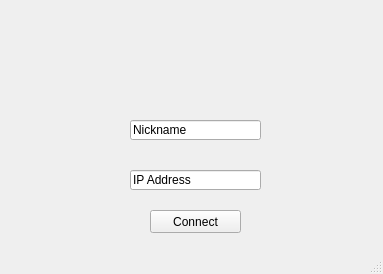
<?xml version="1.0" encoding="UTF-8"?>
<ui version="4.0">
 <class>MainWindow</class>
 <widget class="QMainWindow" name="MainWindow">
  <property name="geometry">
   <rect>
    <x>0</x>
    <y>0</y>
    <width>383</width>
    <height>274</height>
   </rect>
  </property>
  <property name="windowTitle">
   <string>Gothic III Multiplayer - Log In</string>
  </property>
  <property name="windowIcon">
   <iconset resource="resources.qrc">
    <normaloff>:/icon.ico</normaloff>:/icon.ico</iconset>
  </property>
  <widget class="QWidget" name="centralWidget">
   <widget class="QLineEdit" name="lineEdit">
    <property name="geometry">
     <rect>
      <x>130</x>
      <y>170</y>
      <width>131</width>
      <height>20</height>
     </rect>
    </property>
    <property name="text">
     <string>IP Address</string>
    </property>
   </widget>
   <widget class="QPushButton" name="pushButton">
    <property name="geometry">
     <rect>
      <x>150</x>
      <y>210</y>
      <width>91</width>
      <height>23</height>
     </rect>
    </property>
    <property name="text">
     <string>Connect</string>
    </property>
   </widget>
   <widget class="QLineEdit" name="lineEdit_3">
    <property name="geometry">
     <rect>
      <x>130</x>
      <y>120</y>
      <width>131</width>
      <height>20</height>
     </rect>
    </property>
    <property name="text">
     <string>Nickname</string>
    </property>
   </widget>
  </widget>
  <widget class="QMenuBar" name="menuBar">
   <property name="geometry">
    <rect>
     <x>0</x>
     <y>0</y>
     <width>383</width>
     <height>21</height>
    </rect>
   </property>
  </widget>
  <widget class="QStatusBar" name="statusBar"/>
 </widget>
 <layoutdefault spacing="6" margin="11"/>
 <resources>
  <include location="resources.qrc"/>
 </resources>
 <connections/>
</ui>
